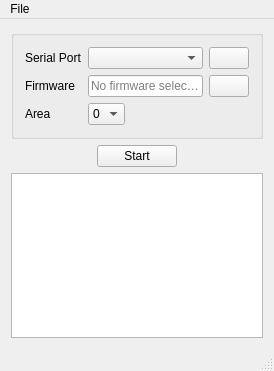
<?xml version="1.0" encoding="UTF-8"?>
<ui version="4.0">
 <class>MVPGui</class>
 <widget class="QMainWindow" name="MVPGui">
  <property name="geometry">
   <rect>
    <x>0</x>
    <y>0</y>
    <width>274</width>
    <height>371</height>
   </rect>
  </property>
  <property name="windowTitle">
   <string>MVP</string>
  </property>
  <property name="windowIcon">
   <iconset resource="resources.qrc">
    <normaloff>:/window-icon.png</normaloff>:/window-icon.png</iconset>
  </property>
  <widget class="QWidget" name="centralWidget">
   <layout class="QVBoxLayout" name="verticalLayout">
    <item>
     <widget class="QGroupBox" name="gb_input">
      <layout class="QGridLayout" name="gridLayout_2">
       <item row="0" column="3">
        <widget class="QPushButton" name="pb_refresh_serial_ports">
         <property name="toolTip">
          <string>Refresh serial ports</string>
         </property>
         <property name="statusTip">
          <string>Refresh serial ports</string>
         </property>
         <property name="text">
          <string/>
         </property>
         <property name="icon">
          <iconset resource="resources.qrc">
           <normaloff>:/connecting.png</normaloff>:/connecting.png</iconset>
         </property>
         <property name="iconSize">
          <size>
           <width>16</width>
           <height>16</height>
          </size>
         </property>
        </widget>
       </item>
       <item row="2" column="1">
        <widget class="QComboBox" name="combo_area">
         <item>
          <property name="text">
           <string>0</string>
          </property>
         </item>
         <item>
          <property name="text">
           <string>1</string>
          </property>
         </item>
         <item>
          <property name="text">
           <string>2</string>
          </property>
         </item>
         <item>
          <property name="text">
           <string>3</string>
          </property>
         </item>
        </widget>
       </item>
       <item row="2" column="2">
        <spacer name="horizontalSpacer">
         <property name="orientation">
          <enum>Qt::Horizontal</enum>
         </property>
         <property name="sizeHint" stdset="0">
          <size>
           <width>40</width>
           <height>20</height>
          </size>
         </property>
        </spacer>
       </item>
       <item row="1" column="1" colspan="2">
        <widget class="QLineEdit" name="le_filename">
         <property name="readOnly">
          <bool>true</bool>
         </property>
         <property name="placeholderText">
          <string>No firmware selected...</string>
         </property>
        </widget>
       </item>
       <item row="1" column="3">
        <widget class="QPushButton" name="pb_open_file">
         <property name="text">
          <string/>
         </property>
         <property name="iconSize">
          <size>
           <width>16</width>
           <height>16</height>
          </size>
         </property>
        </widget>
       </item>
       <item row="1" column="0">
        <widget class="QLabel" name="label_12">
         <property name="text">
          <string>Firmware</string>
         </property>
        </widget>
       </item>
       <item row="2" column="0">
        <widget class="QLabel" name="label_6">
         <property name="text">
          <string>Area</string>
         </property>
        </widget>
       </item>
       <item row="0" column="1" colspan="2">
        <widget class="QComboBox" name="combo_serial_ports">
         <property name="sizePolicy">
          <sizepolicy hsizetype="MinimumExpanding" vsizetype="Fixed">
           <horstretch>0</horstretch>
           <verstretch>0</verstretch>
          </sizepolicy>
         </property>
        </widget>
       </item>
       <item row="0" column="0">
        <widget class="QLabel" name="label">
         <property name="text">
          <string>Serial Port</string>
         </property>
        </widget>
       </item>
      </layout>
     </widget>
    </item>
    <item>
     <layout class="QHBoxLayout" name="horizontalLayout">
      <item>
       <spacer name="horizontalSpacer_4">
        <property name="orientation">
         <enum>Qt::Horizontal</enum>
        </property>
        <property name="sizeHint" stdset="0">
         <size>
          <width>58</width>
          <height>20</height>
         </size>
        </property>
       </spacer>
      </item>
      <item>
       <widget class="QPushButton" name="pb_firmware_start">
        <property name="text">
         <string>Start</string>
        </property>
       </widget>
      </item>
      <item>
       <spacer name="horizontalSpacer_5">
        <property name="orientation">
         <enum>Qt::Horizontal</enum>
        </property>
        <property name="sizeHint" stdset="0">
         <size>
          <width>40</width>
          <height>20</height>
         </size>
        </property>
       </spacer>
      </item>
     </layout>
    </item>
    <item>
     <widget class="QTextBrowser" name="logview">
      <property name="tabChangesFocus">
       <bool>true</bool>
      </property>
     </widget>
    </item>
   </layout>
  </widget>
  <widget class="QMenuBar" name="menuBar">
   <property name="geometry">
    <rect>
     <x>0</x>
     <y>0</y>
     <width>274</width>
     <height>21</height>
    </rect>
   </property>
   <widget class="QMenu" name="menuFile">
    <property name="title">
     <string>File</string>
    </property>
    <addaction name="action_quit"/>
   </widget>
   <addaction name="menuFile"/>
  </widget>
  <widget class="QStatusBar" name="statusbar"/>
  <action name="action_refresh_serial_ports">
   <property name="text">
    <string>Refresh</string>
   </property>
  </action>
  <action name="action_open_firmware">
   <property name="text">
    <string>Open bin file</string>
   </property>
  </action>
  <action name="action_quit">
   <property name="text">
    <string>&amp;Quit</string>
   </property>
   <property name="shortcut">
    <string>Ctrl+Q</string>
   </property>
  </action>
  <action name="action_firmware_start">
   <property name="text">
    <string>Start</string>
   </property>
  </action>
 </widget>
 <layoutdefault spacing="6" margin="11"/>
 <tabstops>
  <tabstop>logview</tabstop>
 </tabstops>
 <resources>
  <include location="resources.qrc"/>
 </resources>
 <connections>
  <connection>
   <sender>action_quit</sender>
   <signal>triggered()</signal>
   <receiver>MVPGui</receiver>
   <slot>close()</slot>
   <hints>
    <hint type="sourcelabel">
     <x>-1</x>
     <y>-1</y>
    </hint>
    <hint type="destinationlabel">
     <x>254</x>
     <y>339</y>
    </hint>
   </hints>
  </connection>
  <connection>
   <sender>pb_open_file</sender>
   <signal>clicked()</signal>
   <receiver>action_open_firmware</receiver>
   <slot>trigger()</slot>
   <hints>
    <hint type="sourcelabel">
     <x>246</x>
     <y>73</y>
    </hint>
    <hint type="destinationlabel">
     <x>-1</x>
     <y>-1</y>
    </hint>
   </hints>
  </connection>
  <connection>
   <sender>pb_refresh_serial_ports</sender>
   <signal>clicked()</signal>
   <receiver>action_refresh_serial_ports</receiver>
   <slot>trigger()</slot>
   <hints>
    <hint type="sourcelabel">
     <x>246</x>
     <y>43</y>
    </hint>
    <hint type="destinationlabel">
     <x>-1</x>
     <y>-1</y>
    </hint>
   </hints>
  </connection>
  <connection>
   <sender>pb_firmware_start</sender>
   <signal>clicked()</signal>
   <receiver>action_firmware_start</receiver>
   <slot>trigger()</slot>
   <hints>
    <hint type="sourcelabel">
     <x>137</x>
     <y>147</y>
    </hint>
    <hint type="destinationlabel">
     <x>-1</x>
     <y>-1</y>
    </hint>
   </hints>
  </connection>
 </connections>
</ui>
